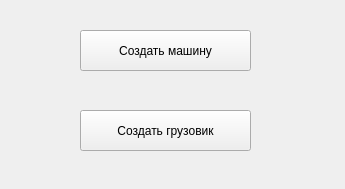
<?xml version="1.0" encoding="UTF-8"?>
<ui version="4.0">
 <class>MainClass</class>
 <widget class="QMainWindow" name="MainClass">
  <property name="geometry">
   <rect>
    <x>0</x>
    <y>0</y>
    <width>345</width>
    <height>189</height>
   </rect>
  </property>
  <property name="windowTitle">
   <string>MainClass</string>
  </property>
  <widget class="QWidget" name="centralwidget">
   <widget class="QPushButton" name="carButton">
    <property name="geometry">
     <rect>
      <x>80</x>
      <y>30</y>
      <width>171</width>
      <height>41</height>
     </rect>
    </property>
    <property name="text">
     <string>Создать машину</string>
    </property>
   </widget>
   <widget class="QPushButton" name="truckButton">
    <property name="geometry">
     <rect>
      <x>80</x>
      <y>110</y>
      <width>171</width>
      <height>41</height>
     </rect>
    </property>
    <property name="text">
     <string>Создать грузовик</string>
    </property>
   </widget>
  </widget>
 </widget>
 <resources/>
 <connections/>
</ui>
